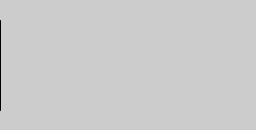
Frame 1 (no input)
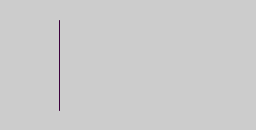
Frame 60 (the mouse pressed at the canvas centre just before this capture)
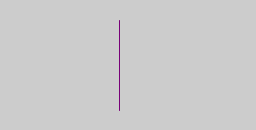
Frame 120 (the mouse held since frame 60 and released just before this capture)

The Processing sketch that drew these frames (run headless with seeded random() and noise(); from frame 60 on, the mouse is pressed at the canvas centre):

// Processing sketch: animLineIfColor
// ── animLineIfColor.pde
//infinite line animation in colors

void setup() 
{
  size(256,130);
  frameRate(60);
}

int pos = 0;

void draw() 
{
  background(204);
  stroke(pos,0,pos);
  line(pos, 20, pos, height-20 );
  pos++;
  if (pos > width) //already outside the window?
  {
    pos = 0;//go back to initial position!
  }
}
